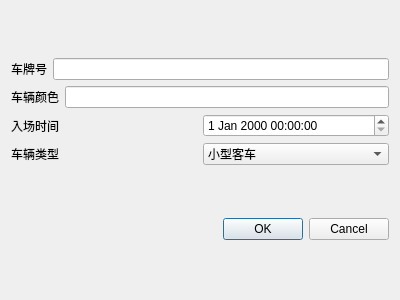
<?xml version="1.0" encoding="UTF-8"?>
<ui version="4.0">
 <class>CarEdit</class>
 <widget class="QDialog" name="CarEdit">
  <property name="geometry">
   <rect>
    <x>0</x>
    <y>0</y>
    <width>400</width>
    <height>300</height>
   </rect>
  </property>
  <property name="windowTitle">
   <string>Dialog</string>
  </property>
  <layout class="QVBoxLayout" name="verticalLayout_2">
   <item>
    <layout class="QVBoxLayout" name="verticalLayout">
     <item>
      <layout class="QHBoxLayout" name="horizontalLayout">
       <item>
        <widget class="QLabel" name="label">
         <property name="text">
          <string>车牌号</string>
         </property>
        </widget>
       </item>
       <item>
        <widget class="QLineEdit" name="lineEdit"/>
       </item>
      </layout>
     </item>
     <item>
      <layout class="QHBoxLayout" name="horizontalLayout_2">
       <item>
        <widget class="QLabel" name="label_2">
         <property name="text">
          <string>车辆颜色</string>
         </property>
        </widget>
       </item>
       <item>
        <widget class="QLineEdit" name="lineEdit_2"/>
       </item>
      </layout>
     </item>
     <item>
      <layout class="QHBoxLayout" name="horizontalLayout_3">
       <item>
        <widget class="QLabel" name="label_3">
         <property name="text">
          <string>入场时间</string>
         </property>
        </widget>
       </item>
       <item>
        <widget class="QDateTimeEdit" name="dateTimeEdit"/>
       </item>
      </layout>
     </item>
     <item>
      <layout class="QHBoxLayout" name="horizontalLayout_4">
       <item>
        <widget class="QLabel" name="label_4">
         <property name="text">
          <string>车辆类型</string>
         </property>
        </widget>
       </item>
       <item>
        <widget class="QComboBox" name="comboBox">
         <item>
          <property name="text">
           <string>小型客车</string>
          </property>
         </item>
         <item>
          <property name="text">
           <string>小型货车</string>
          </property>
         </item>
         <item>
          <property name="text">
           <string>中型货车</string>
          </property>
         </item>
         <item>
          <property name="text">
           <string>大型货车</string>
          </property>
         </item>
        </widget>
       </item>
      </layout>
     </item>
    </layout>
   </item>
   <item>
    <widget class="QDialogButtonBox" name="buttonBox">
     <property name="orientation">
      <enum>Qt::Horizontal</enum>
     </property>
     <property name="standardButtons">
      <set>QDialogButtonBox::Cancel|QDialogButtonBox::Ok</set>
     </property>
    </widget>
   </item>
  </layout>
 </widget>
 <resources/>
 <connections>
  <connection>
   <sender>buttonBox</sender>
   <signal>accepted()</signal>
   <receiver>CarEdit</receiver>
   <slot>accept()</slot>
   <hints>
    <hint type="sourcelabel">
     <x>248</x>
     <y>254</y>
    </hint>
    <hint type="destinationlabel">
     <x>157</x>
     <y>274</y>
    </hint>
   </hints>
  </connection>
  <connection>
   <sender>buttonBox</sender>
   <signal>rejected()</signal>
   <receiver>CarEdit</receiver>
   <slot>reject()</slot>
   <hints>
    <hint type="sourcelabel">
     <x>316</x>
     <y>260</y>
    </hint>
    <hint type="destinationlabel">
     <x>286</x>
     <y>274</y>
    </hint>
   </hints>
  </connection>
 </connections>
</ui>
